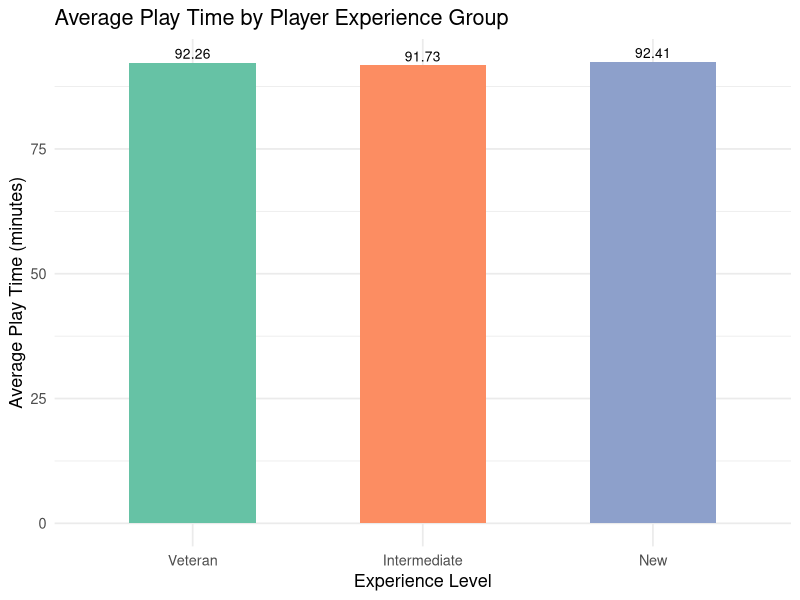
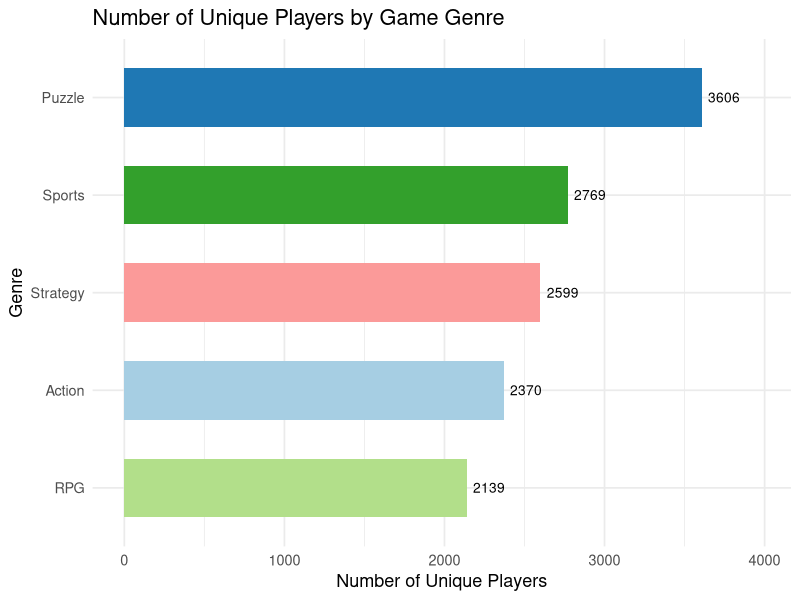

Generate these figures, in order, with R:

# COMP1013 Analytics Programming – Assignment
# Play Pulse Studios – Online Game Data Analysis

# Required libraries
library(dplyr)
library(ggplot2)
library(knitr)
library(kableExtra)
library(lubridate)

# Load data
players  <- read.csv("players.csv",  stringsAsFactors = FALSE)
sessions <- read.csv("sessions.csv", stringsAsFactors = FALSE)
games    <- read.csv("games.csv",    stringsAsFactors = FALSE)

# Quick sanity checks
cat("players rows:", nrow(players),  "| NAs:", sum(is.na(players)),  "\n")
cat("sessions rows:", nrow(sessions), "| NAs:", sum(is.na(sessions)), "\n")
cat("games rows:",    nrow(games),    "| NAs:", sum(is.na(games)),    "\n")

# PART 1 – Step 1: Parse dates and assign experience levels
players$signup_date <- as.Date(players$signup_date)
players$signup_year <- year(players$signup_date)

players$experience_level <- case_when(
  players$signup_year <  2023 ~ "Veteran",
  players$signup_year == 2023 ~ "Intermediate",
  players$signup_year >  2023 ~ "New",
  TRUE                        ~ NA_character_
)

# Join sessions to players, drop any unclassifiable players
sessions_exp <- sessions %>%
  inner_join(players %>% select(player_id, experience_level),
             by = "player_id") %>%
  filter(!is.na(experience_level))

# PART 1 – Step 2: Summary table
part1_summary <- sessions_exp %>%
  group_by(experience_level) %>%
  summarise(
    num_players       = n_distinct(player_id),
    avg_play_time_min = round(mean(play_time_minutes, na.rm = TRUE), 2),
    avg_score         = round(mean(score,             na.rm = TRUE), 2),
    .groups = "drop"
  ) %>%
  mutate(experience_level = factor(experience_level,
                                   levels = c("Veteran", "Intermediate", "New"))) %>%
  arrange(experience_level)

part1_summary %>%
  kable(col.names = c("Experience Level", "# Players",
                      "Avg Play Time (min)", "Avg Score"),
        caption = "Table 1: Player Engagement by Experience Level") %>%
  kable_styling(bootstrap_options = c("striped", "hover", "condensed"))

# PART 1 – Step 3: Visualisation
ggplot(part1_summary,
       aes(x = experience_level, y = avg_play_time_min, fill = experience_level)) +
  geom_col(width = 0.55, show.legend = FALSE) +
  geom_text(aes(label = avg_play_time_min), vjust = -0.4, size = 3.5) +
  scale_fill_brewer(palette = "Set2") +
  labs(title = "Average Play Time by Player Experience Group",
       x     = "Experience Level",
       y     = "Average Play Time (minutes)") +
  theme_minimal(base_size = 13)


# PART 2 – Step 1: Join sessions with games and group by genre
sessions_genre <- sessions %>%
  inner_join(games %>% select(game_id, genre), by = "game_id") %>%
  filter(!is.na(genre))

# PART 2 – Step 2: Summary table
part2_summary <- sessions_genre %>%
  group_by(genre) %>%
  summarise(
    avg_play_time_min  = round(mean(play_time_minutes, na.rm = TRUE), 2),
    avg_score          = round(mean(score,             na.rm = TRUE), 2),
    num_sessions       = n(),
    num_unique_players = n_distinct(player_id),
    .groups = "drop"
  ) %>%
  arrange(desc(num_unique_players))

part2_summary %>%
  kable(col.names = c("Genre", "Avg Play Time (min)", "Avg Score",
                      "# Sessions", "# Unique Players"),
        caption = "Table 2: Player Engagement by Game Genre") %>%
  kable_styling(bootstrap_options = c("striped", "hover", "condensed"))

# PART 2 – Step 3: Visualisation
ggplot(part2_summary,
       aes(x = reorder(genre, num_unique_players),
           y = num_unique_players, fill = genre)) +
  geom_col(width = 0.6, show.legend = FALSE) +
  geom_text(aes(label = num_unique_players), hjust = -0.2, size = 3.5) +
  coord_flip() +
  scale_fill_brewer(palette = "Paired") +
  labs(title = "Number of Unique Players by Game Genre",
       x     = "Genre",
       y     = "Number of Unique Players") +
  theme_minimal(base_size = 13) +
  expand_limits(y = max(part2_summary$num_unique_players) * 1.1)
